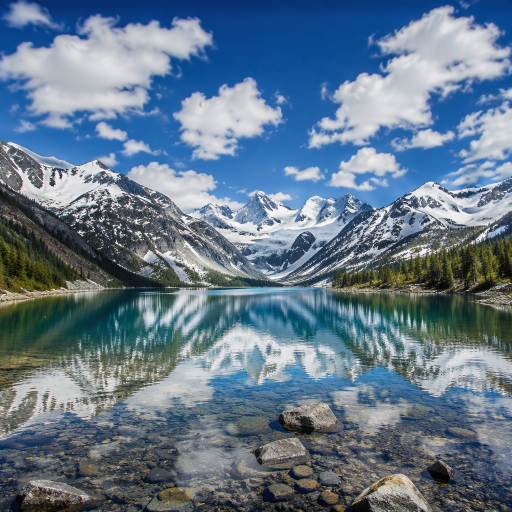
//> input picture 底层算法演示/图像加法/assets/image_a.png, 1024 x 1024 px (shown at 1/2 size)
$ ./image_addition   (built with g++ and OpenCV 4)
//> lines starting //> are read from the running program, lines starting //| are printed output that depends on the picture
/**
 * @file    image_addition.cpp
 * @brief   图像加法演示：直接相加、加权混合与 ROI 局部融合。
 * @details 流程：读取两幅图像 -> 尺寸对齐 -> cv::add 直接相加 -> addWeighted 加权混合
 *          -> ROI 局部融合 -> 统计过曝比例并输出对比图。
 * @note    依赖：OpenCV 4.x（core / imgproc / imgcodecs / highgui）
 *          cv::add 与 C++ 的 Mat 表达式 a+b 都会饱和到 255；numpy 的 uint8 相加则会
 *          取模回绕（200+100=44），Python 版因此显式使用 cv2.add 保证结果一致。
 */

#include <iomanip>
#include <iostream>
#include <string>
#include <vector>

#include <opencv2/opencv.hpp>
#include <opencv2/core/utils/filesystem.hpp>

namespace {

/// 拼接图中标题条的高度（像素）。
const int kTitleHeight = 30;

/** @brief 在若干候选位置中查找素材，便于从不同工作目录运行。 */
std::string locateAsset(const std::string& fileName)
{
//> called with fileName = "image_a.png"
    const std::vector<std::string> candidates = {
        "../../assets/" + fileName, "../assets/" + fileName, "assets/" + fileName};
    for (const auto& path : candidates) {
        if (cv::utils::fs::exists(path)) {
            return path;
        }
    }
    return candidates.front();
}

/** @brief 由素材路径推导输出目录：<demo>/assets/x.png -> <demo>/output。 */
std::string outputDirFor(const std::string& inputPath)
{
    std::string dir = inputPath;
    const size_t slash = dir.find_last_of("/\\");
    dir = (slash == std::string::npos) ? "." : dir.substr(0, slash);
    const size_t slash2 = dir.find_last_of("/\\");
    const std::string leaf = (slash2 == std::string::npos) ? dir : dir.substr(slash2 + 1);
    if (leaf == "assets") {
        dir = (slash2 == std::string::npos) ? "." : dir.substr(0, slash2);
    }
    return dir + "/output";
}

/**
 * @brief  给图像加标题条，便于拼接展示。
 * @param  image 三通道图像。
 * @param  title 标题文字（仅支持 ASCII）。
 * @return 带标题条的面板。
 */
cv::Mat makePanel(const cv::Mat& image, const std::string& title)
{
    // 展示时缩到一半，控制拼接图体积，同时保留足够可读性。
    cv::Mat small;
    cv::resize(image, small, cv::Size(), 0.5, 0.5, cv::INTER_AREA);
    cv::Mat panel(small.rows + kTitleHeight, small.cols, CV_8UC3, cv::Scalar(255, 255, 255));
    small.copyTo(panel(cv::Rect(0, kTitleHeight, small.cols, small.rows)));
    cv::putText(panel, title, cv::Point(8, 21), cv::FONT_HERSHEY_SIMPLEX, 0.5,
                cv::Scalar(0, 0, 0), 1, cv::LINE_AA);
    return panel;
}

/**
 * @brief  按列数拼接等尺寸面板。
 * @param  panels 面板列表。
 * @param  cols   每行面板数。
 * @return 拼接结果。
 */
cv::Mat montage(const std::vector<cv::Mat>& panels, int cols)
{
    const int rows = static_cast<int>((panels.size() + cols - 1) / cols);
    cv::Mat canvas(rows * panels[0].rows, cols * panels[0].cols, CV_8UC3, cv::Scalar(255, 255, 255));
    for (size_t i = 0; i < panels.size(); ++i) {
        const int r = static_cast<int>(i) / cols;
        const int c = static_cast<int>(i) % cols;
        panels[i].copyTo(canvas(cv::Rect(c * panels[i].cols, r * panels[i].rows,
                                         panels[i].cols, panels[i].rows)));
    }
    return canvas;
}

/**
 * @brief  统计三通道中饱和到 255 的子像素比例，衡量相加后的过曝程度。
 * @param  image 三通道图像。
 * @return 过曝比例（0~1）。
 */
double saturatedRatio(const cv::Mat& image)
{
    std::vector<cv::Mat> channels;
    cv::split(image, channels);
    double saturated = 0.0;
    for (const auto& channel : channels) {
        saturated += static_cast<double>(cv::countNonZero(channel == 255));
    }
    return saturated / (3.0 * image.total());
}

}  // namespace

/**
 * @brief  主流程：读取两图、三种加法策略、ROI 融合并输出对比图。
 * @param  argc 参数个数。
 * @param  argv 参数列表。
 * @return 0 表示成功，非 0 表示失败。
 */
int main(int argc, char** argv)
{
    const cv::String keys =
        "{help h usage ? |      | 打印帮助信息 }"
        "{a imageA       |      | 第一幅图像，缺省读取 assets/image_a.png }"
        "{b imageB       |      | 第二幅图像，缺省读取 assets/image_b.png }"
        "{o output       |      | 输出图像路径，缺省写入 <目录>/output/image_addition.png }"
        "{alpha          | 0.5  | 加权混合中第一幅图的权重 }"
        "{d display      | 0    | 是否弹窗显示 (1=显示, 0=不显示) }";

    cv::CommandLineParser parser(argc, argv, keys);
    parser.about("图像加法演示: 直接相加 / 加权混合 / ROI 融合\n参数请使用 --key=value 形式");
    if (parser.has("help")) {
        parser.printMessage();
        return 0;
    }
    if (!parser.check()) {
        parser.printErrors();
        parser.printMessage();
        return -1;
    }

    std::string pathA = parser.get<std::string>("imageA");
    std::string pathB = parser.get<std::string>("imageB");
    if (pathA.empty()) {
        pathA = locateAsset("image_a.png");
    }
    if (pathB.empty()) {
        pathB = locateAsset("image_b.png");
    }

    // 步骤 1：读取两幅图像并统一尺寸（逐像素运算要求尺寸与通道数一致）。
    const cv::Mat srcA = cv::imread(pathA, cv::IMREAD_COLOR);
//> srcA is the input picture: 1024 rows x 1024 cols, CV_8UC3; mean B, G, R 138.8, 120.6, 99.9
    cv::Mat srcB = cv::imread(pathB, cv::IMREAD_COLOR);
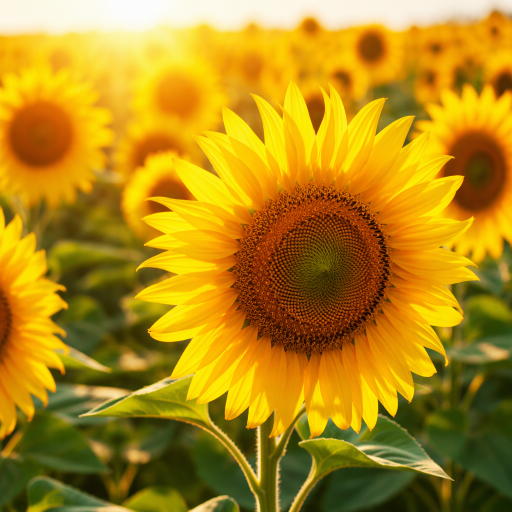
//> input picture 底层算法演示/图像加法/assets/image_b.png, 1024 x 1024 px (shown at 1/2 size)
//> srcB is the input picture: 1024 rows x 1024 cols, CV_8UC3; mean B, G, R 23.4, 137, 177.8
    if (srcA.empty() || srcB.empty()) {
        std::cerr << "无法读取图像: " << (srcA.empty() ? pathA : pathB) << std::endl;
        return -1;
    }
    if (srcA.size() != srcB.size()) {
        cv::resize(srcB, srcB, srcA.size(), 0, 0, cv::INTER_AREA);
    }

    // 步骤 2：直接相加。亮度整体抬高，亮部很容易饱和到 255。
    cv::Mat added;
    cv::add(srcA, srcB, added);

    // 步骤 3：加权混合。alpha 越大越偏向第一幅图，权重和为 1 时整体亮度不变。
    const double alpha = parser.get<double>("alpha");
    cv::Mat blended;
    cv::addWeighted(srcA, alpha, srcB, 1.0 - alpha, 0.0, blended);
    cv::Mat blendLight;
    cv::Mat blendHeavy;
    cv::addWeighted(srcA, alpha * 0.5, srcB, 1.0 - alpha * 0.5, 0.0, blendLight);
    cv::addWeighted(srcA, std::min(1.0, alpha + 0.25), srcB,
                    1.0 - std::min(1.0, alpha + 0.25), 0.0, blendHeavy);

    // 步骤 4：ROI 融合。只在指定区域内混合，区域外保持第一幅图。
    cv::Mat roiResult = srcA.clone();
    cv::Mat smallB;
    cv::resize(srcB, smallB, cv::Size(srcA.cols / 3, srcA.rows / 3), 0, 0, cv::INTER_AREA);
    const cv::Rect roi(60, 60, smallB.cols, smallB.rows);
//> roi = Rect(60, 60, 341, 341)
    cv::Mat blendedRoi;
    cv::addWeighted(roiResult(roi), 0.5, smallB, 0.5, 0.0, blendedRoi);
    blendedRoi.copyTo(roiResult(roi));
    cv::rectangle(roiResult, roi, cv::Scalar(0, 255, 255), 2, cv::LINE_AA);

    // 统计：直接相加的过曝比例远高于加权混合，这是选择策略的依据。
    cv::Mat diff;
    cv::absdiff(added, blended, diff);
    std::cout << "尺寸: " << srcA.cols << "x" << srcA.rows << ", alpha = " << alpha << "\n";
//| 尺寸: 1024x1024, alpha = 0.5
    std::cout << "  add 后饱和像素比例:    " << std::fixed << std::setprecision(2)
              << 100.0 * saturatedRatio(added) << "%\n";
//> in saturatedRatio, `cv::split(image, channels);`:
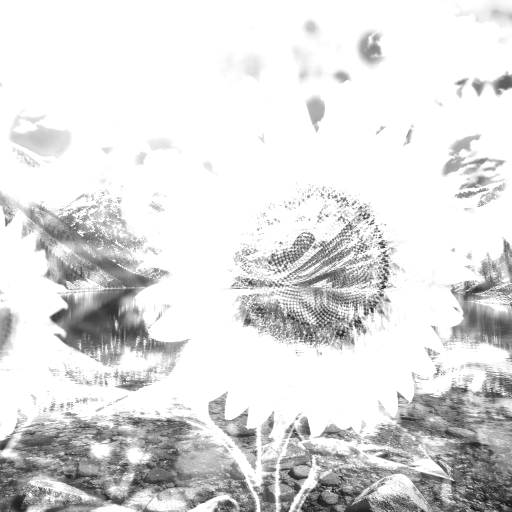
//> channels[2]: 1024 rows x 1024 cols, CV_8UC1 (shown at 1/2 size); min 22, max 255, mean 222.4
//> the loop in saturatedRatio, `for (const auto& channel : channels)` made 3 passes
//> saturated on passes 1 to 3: 86856, 633708, 1287743
//> after the loop in saturatedRatio, `for (const auto& channel : channels)`: saturated = 1287743
//|   add 后饱和像素比例:    40.94%
    std::cout << "  blend 后饱和像素比例:  " << 100.0 * saturatedRatio(blended) << "%\n";
//> in saturatedRatio (call 2), `cv::split(image, channels);`:
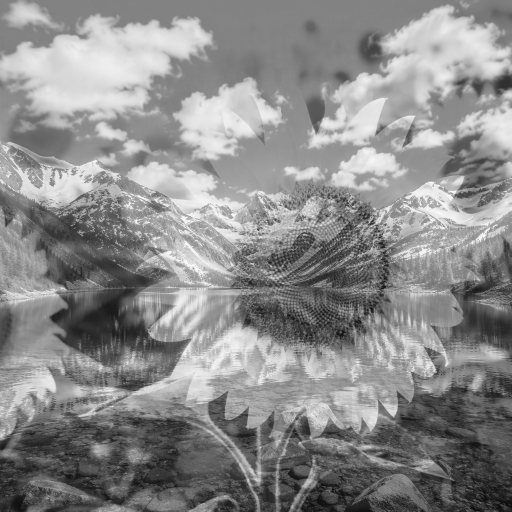
//> channels[2]: 1024 rows x 1024 cols, CV_8UC1 (shown at 1/2 size); min 11, max 254, mean 138.9
//> the loop in saturatedRatio (call 2), `for (const auto& channel : channels)` made 3 passes
//> after the loop in saturatedRatio (call 2), `for (const auto& channel : channels)`: saturated = 0
//|   blend 后饱和像素比例:  0.00%
    const cv::Scalar diffMean = cv::mean(diff);  // 取三通道平均，与 Python 的 diff.mean() 对齐
//> diffMean = Scalar(74.62, 90.37, 83.54)
    std::cout << "  add 与 blend 的平均差异: "
              << (diffMean[0] + diffMean[1] + diffMean[2]) / 3.0 << "\n";
//|   add 与 blend 的平均差异: 82.84

    const std::vector<cv::Mat> panels = {
        makePanel(srcA, "image A"),
        makePanel(srcB, "image B"),
        makePanel(added, "add (saturate)"),
        makePanel(blended, "addWeighted " + std::to_string(alpha).substr(0, 4)),
        makePanel(blendLight, "addWeighted lighter"),
        makePanel(blendHeavy, "addWeighted heavier"),
        makePanel(roiResult, "ROI blend"),
        makePanel(diff, "absdiff(add, blend)")};
//> in makePanel, `cv::putText(panel, title, cv::Point(8, 21), cv::FONT_HERSHEY_SIMPLEX, ..`: panel: 542 rows x 512 cols, CV_8UC3; mean B, G, R 145.2, 128, 108.5
//> in makePanel (call 2), `cv::putText(panel, title, cv::Point(8, 21), cv::FONT_HERSHEY_SIMPLEX, ..`: panel: 542 rows x 512 cols, CV_8UC3; mean B, G, R 36.1, 143.5, 182
//> in makePanel (call 3), `cv::putText(panel, title, cv::Point(8, 21), cv::FONT_HERSHEY_SIMPLEX, ..`: panel: 542 rows x 512 cols, CV_8UC3; mean B, G, R 161, 220.9, 224
//> in makePanel (call 4), `cv::putText(panel, title, cv::Point(8, 21), cv::FONT_HERSHEY_SIMPLEX, ..`: panel: 542 rows x 512 cols, CV_8UC3; mean B, G, R 90.4, 135.5, 145
//> in makePanel (call 5), `cv::putText(panel, title, cv::Point(8, 21), cv::FONT_HERSHEY_SIMPLEX, ..`: panel: 542 rows x 512 cols, CV_8UC3; mean B, G, R 63.1, 139.3, 163.4
//> in makePanel (call 6), `cv::putText(panel, title, cv::Point(8, 21), cv::FONT_HERSHEY_SIMPLEX, ..`:
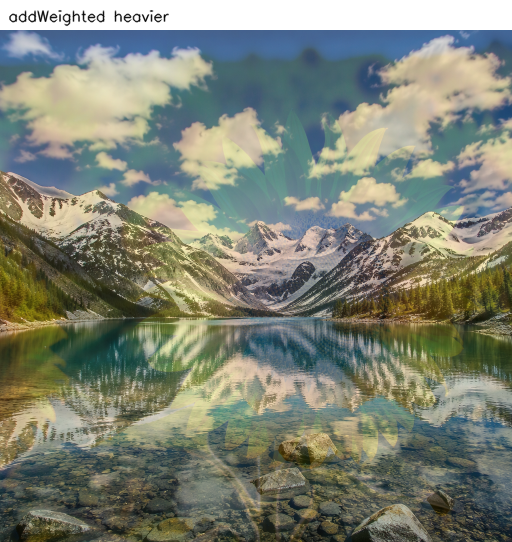
//> panel: 542 rows x 512 cols, CV_8UC3; mean B, G, R 117.6, 131.6, 126.6
//> in makePanel (call 7), `cv::putText(panel, title, cv::Point(8, 21), cv::FONT_HERSHEY_SIMPLEX, ..`:
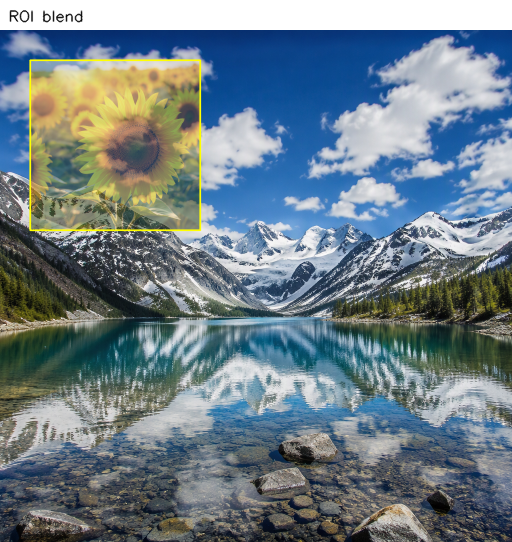
//> panel: 542 rows x 512 cols, CV_8UC3; mean B, G, R 136, 127.4, 111.3
//> in makePanel (call 8), `cv::putText(panel, title, cv::Point(8, 21), cv::FONT_HERSHEY_SIMPLEX, ..`:
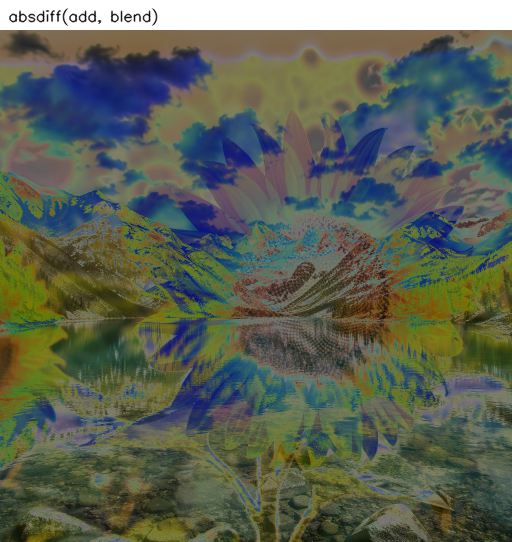
//> panel: 542 rows x 512 cols, CV_8UC3; mean B, G, R 84.3, 99.2, 92.7
    const cv::Mat result = montage(panels, 4);
//> in montage, `const int rows = static_cast<int>((panels.size() + cols - 1) / cols);`: rows = 2
//> in montage, `cv::Mat canvas(rows * panels[0].rows, cols * panels[0].cols, CV_8UC3, ..`: canvas: 1084 rows x 2048 cols, CV_8UC3; every value is 255
//> the loop in montage, `for (size_t i = 0; i < panels.size(); ++i)` made 8 passes
//> after the loop in montage, `for (size_t i = 0; i < panels.size(); ++i)`:
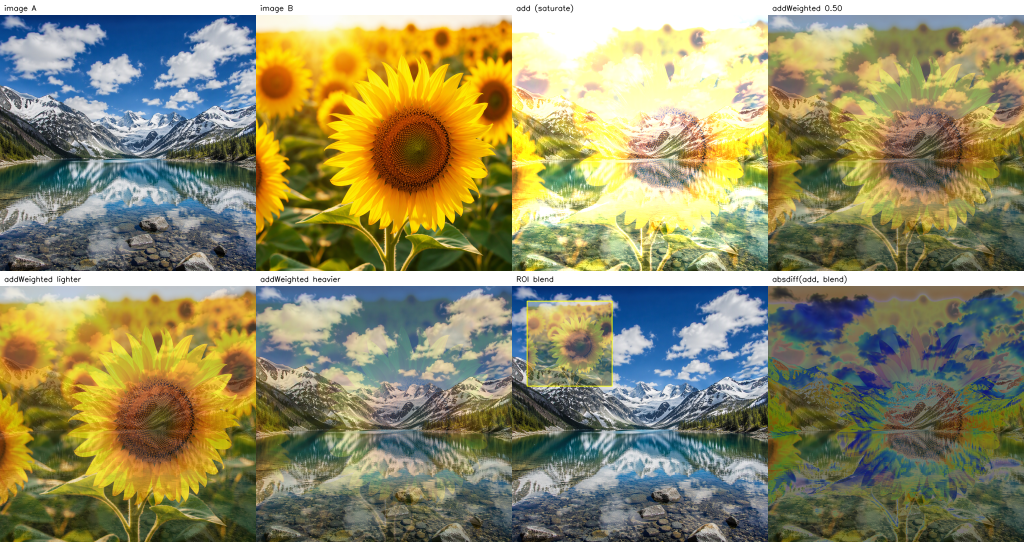
//> canvas: 1084 rows x 2048 cols, CV_8UC3 (shown at 1/2 size); mean B, G, R 104.2, 140.7, 144.2

    std::string outputPath = parser.get<std::string>("output");
    if (outputPath.empty()) {
        const std::string outDir = outputDirFor(pathA);
        cv::utils::fs::createDirectories(outDir);
        outputPath = outDir + "/image_addition.png";
    }
    if (!cv::imwrite(outputPath, result)) {
        std::cerr << "无法写入输出图像: " << outputPath << std::endl;
        return -1;
    }
    std::cout << "结果已保存至 " << outputPath << std::endl;

    if (parser.get<int>("display") != 0) {
        cv::imshow("image addition", result);
        cv::waitKey(0);
    }
    return 0;
}
